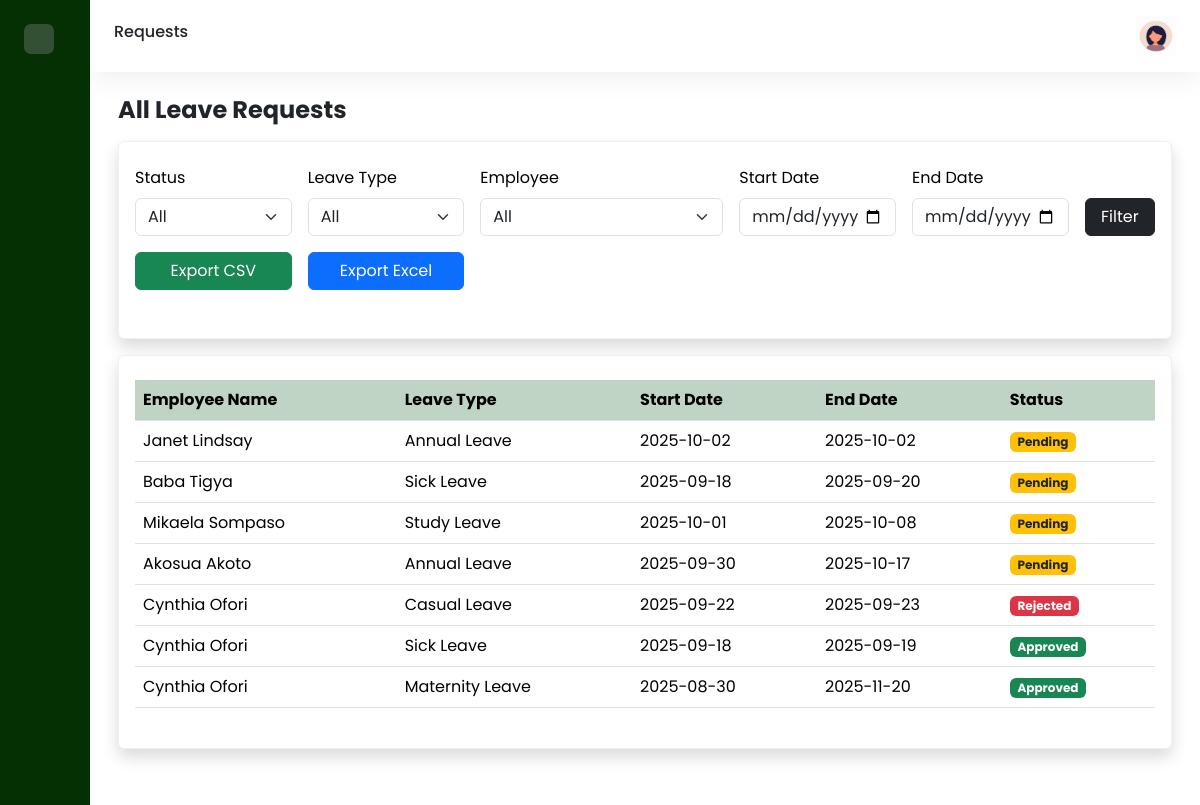
Page /admin/all.php (signed in) on the committed database.
### tables this page shows
CREATE TABLE `leave_request` (
  `request_id` int(11) NOT NULL,
  `employee_id` int(11) NOT NULL,
  `type_id` int(11) DEFAULT NULL,
  `start_date` date NOT NULL,
  `end_date` date NOT NULL,
  `leave_duration` int(11) NOT NULL,
  `reason` text DEFAULT NULL,
  `status` enum('pending','approved','rejected') NOT NULL DEFAULT 'pending',
  `request_date` timestamp NOT NULL DEFAULT current_timestamp(),
  `approved_by` int(11) DEFAULT NULL,
  `approved_on` timestamp NULL DEFAULT NULL,
  `manager_comments` text DEFAULT NULL
);

CREATE TABLE `employee` (
  `employee_id` int(11) NOT NULL,
  `first_name` varchar(100) NOT NULL,
  `last_name` varchar(100) NOT NULL,
  `email` varchar(255) NOT NULL,
  `hire_date` date NOT NULL,
  `department_id` int(11) NOT NULL,
  `gender` enum('Male','Female') NOT NULL,
  `manager_id` int(11) DEFAULT NULL,
  `username` varchar(100) NOT NULL,
  `password` varchar(100) NOT NULL,
  `role` enum('administrator','employee','manager','') NOT NULL DEFAULT 'employee',
  `mobile` int(30) NOT NULL
);

CREATE TABLE `leave_type` (
  `type_id` int(11) NOT NULL,
  `type_name` varchar(100) NOT NULL,
  `description` text DEFAULT NULL,
  `requires_approval` tinyint(1) NOT NULL DEFAULT 1,
  `default_accrualrate_perperiod` decimal(5,2) NOT NULL DEFAULT 0.00,
  `max_carryover_days` int(11) NOT NULL DEFAULT 0
);

### admin/all.php (the view, shortened to what this page needs)
<?php
$host = "localhost";
$db   = "leave_management";
$user = "root";
$pass = "";
$conn = new mysqli($host, $user, $pass, $db);
$query = "
    SELECT l.request_id, e.first_name, e.last_name, lt.type_name, l.start_date, l.end_date, l.status
    FROM leave_request l
    JOIN employee e ON l.employee_id = e.employee_id
    LEFT JOIN leave_type lt ON l.type_id = lt.type_id
    WHERE 1=1
";
$query .= " ORDER BY l.request_id DESC";
$leaves = $conn->query($query);
?>
<!DOCTYPE html>
<html>
    <head>
        <link href='https://cdn.boxicons.com/fonts/basic/boxicons.min.css' rel='stylesheet'>
        <link href="https://cdn.jsdelivr.net/npm/bootstrap@5.3.7/dist/css/bootstrap.min.css" rel="stylesheet"
>
        <link rel="stylesheet" href="../assets/css/dashboard.css">
    </head>
    <body>
        <div class="wrapper">
            <aside id="sidebar">
                <div class="d-flex justify-content-between p-4">
                    <button class="toggle-btn border-0" type="button">
                    </button>
                </div>
                <ul class="sidebar-nav">
                    <li class="sidebar-item">
                        <a href="../admin.php" class="sidebar-link">
                        </a>
                    </li>
                    <li class="sidebar-item">
                        <a href="#" class="sidebar-link collapsed has-dropdown"data-bs-toggle="collapse"
                        data-bs-target="#dept" aria-expanded="false" aria-controls="dept">
                        </a>
                    </li>
                    <li class="sidebar-item">
                        <a href="#" class="sidebar-link collapsed has-dropdown"data-bs-toggle="collapse"
                        data-bs-target="#leaves" aria-expanded="false" aria-controls="leaves">
                        </a>
                    </li>
                    <li class="sidebar-item">
                        <a href="#" class="sidebar-link collapsed has-dropdown"data-bs-toggle="collapse"
                        data-bs-target="#emp" aria-expanded="false" aria-controls="emp">
                        </a>
                    </li>
                    <li class="sidebar-item">
                        <a href="#" class="sidebar-link collapsed has-dropdown"data-bs-toggle="collapse"
                        data-bs-target="#manage" aria-expanded="false" aria-controls="manage">
                        </a>
                    </li>
                    <li class="sidebar-item">
                        <a href="report.php" class="sidebar-link">
                        </a>
                    </li>
                    <li class="sidebar-item">
                        <a href="settings.php" class="sidebar-link">
                        </a>
                    </li>
                </ul>
                <div class="sidebar-footer">
                    <a href="../logout.php" class="sidebar-link">
                    </a>
                </div>
            </aside>
            <div class="main">
                <nav class="navbar navbar-expand px-4 py-3">
                    <h6>Requests</h6>
                    <div class="navbar-collapse collapse">
                        <ul class="navbar-nav ms-auto">
                            <li class="nav-item dropdown">
                                <a href="#" data-bs-toggle="dropdown" class="nav-icon pe-md-0">
                                   <img src="../assets/img/avatar.jpeg" alt="" class="avatar img-fluid">
                                </a>
                            </li>
                        </ul>
                    </div>
                </nav>
                <main class="content px-3 py-4">
                    <div class="container-fluid">
                        <div class="mb-3">
                            <h2 class="fw-bold fs-4 mb-3">
                                All Leave Requests
                            </h2>
                            <div class="row">
                                <div class="col-12 ">
                                    <div class="card  shadow">
                                        <div class="card-body py-4">
                                            <form method="GET" class="row g-3 mb-4">
                                                <div class="col-md-2">
                                                    <label class="form-label">Status</label>
                                                    <select name="status" class="form-select">
                                                        <option value="">All</option>
                                                    </select>
                                                </div>
                                                <div class="col-md-2">
                                                    <label class="form-label">Leave Type</label>
                                                    <select name="type_id" class="form-select">
                                                        <option value="">All</option>
                                                    </select>
                                                </div>
                                                <div class="col-md-3">
                                                    <label class="form-label">Employee</label>
                                                    <select name="employee_id" class="form-select">
                                                        <option value="">All</option>
                                                    </select>
                                                </div>
                                                <div class="col-md-2">
                                                    <label class="form-label">Start Date</label>
                                                    <input type="date" name="start_date" class="form-control" value="<?= $_GET['start_date'] ?? '' ?>">
                                                </div>
                                                <div class="col-md-2">
                                                    <label class="form-label">End Date</label>
                                                    <input type="date" name="end_date" class="form-control" value="<?= $_GET['end_date'] ?? '' ?>">
                                                </div>
                                                <div class="col-md-1 d-flex align-items-end">
                                                    <button type="submit" class="btn btn-dark w-100">Filter</button>
                                                </div>
                                                <div class="col-md-2 d-flex align-items-end">
                                                    <button type="submit" name="export" value="csv" class="btn btn-success w-100">Export CSV</button>
                                                </div>
                                                <div class="col-md-2 d-flex align-items-end">
                                                    <button type="submit" name="export" value="excel" class="btn btn-primary w-100">Export Excel</button>
                                                </div>
                                            </form>
                                        </div>
                                    </div>
                                </div>
                            </div>
                            <div class="row">
                                <div class="col-12">
                                    <div class="card shadow">
                                        <div class="card-body py-4">
                                            <table class="table table-hover">
                                                <thead>
                                                    <tr class="highlight">
                                                        <th scope="col">Employee Name</th>
                                                        <th scope="col">Leave Type</th>
                                                        <th scope="col">Start Date</th>
                                                        <th scope="col">End Date</th>
                                                        <th scope="col">Status</th>
                                                    </tr>
                                                </thead>
                                                <tbody>
                                                    <?php while ($row = $leaves->fetch_assoc()): ?>
                                                        <tr>
                                                            <td><?= htmlspecialchars($row['first_name']." ".$row['last_name']); ?></td>
                                                            <td><?= $row['type_name'] ? htmlspecialchars($row['type_name']) : 'N/A'; ?></td>
                                                            <td><?= htmlspecialchars($row['start_date']); ?></td>
                                                            <td><?= htmlspecialchars($row['end_date']); ?></td>
                                                            <td>
                                                                <?php if ($row['status']=='approved'): ?>
                                                                    <span class="badge bg-success">Approved</span>
                                                                <?php elseif ($row['status']=='pending'): ?>
                                                                    <span class="badge bg-warning text-dark">Pending</span>
                                                                <?php else: ?>
                                                                    <span class="badge bg-danger">Rejected</span>
                                                                <?php endif; ?>
                                                            </td>
                                                        </tr>
                                                    <?php endwhile; ?>
                                                </tbody>
                                            </table>
                                        </div>
                                    </div>
                                </div>
                            </div>
                        </div>
                    </div>
                </main>
            </div>
        </div>
    </body>
</html>

### assets/css/dashboard.css (style rules this page uses)
body { font-family: 'Poppins', sans-serif; }
a { text-decoration: none; }
li { list-style: none; }
.wrapper { display: flex; }
.main { display: flex; flex-direction: column; min-height: 100vh; width: 100%; overflow: hidden; transition: all 0.25s ease-in-out; background-color: #FFF; }
#sidebar { width: 90px; min-width: 90px; transition: all 0.25s ease-in-out; background-color: #043004ff; display: flex; flex-direction: column; }
.toggle-btn { width: 30px; height: 30px; color: #FFF; border-radius: 0.425rem; font-size: 18px; display: flex; justify-content: center; align-items: center; background-color: #345034; }
.sidebar-nav { padding: 0.8rem; flex: 11 auto; z-index: 10; }
a.sidebar-link { padding: .625rem 1.125rem; color: #9db1a1; display: block; white-space: nowrap; font-weight: 700; border-left: 3px solid transparent; }
.sidebar-item { position: relative; }
.navbar { background-color: #FFF; box-shadow: 0 0 2rem 0 rgba(33, 37, 41, 0.1); }
.navbar-expand .navbar-collapse { min-width: 200px; }
.avatar { height: 40px; width: 40px; }
.card { background-color: #FFF; transition: 0.4s; cursor: pointer; color: #000; margin-bottom: 1rem; border-color: rgba(231, 234, 243, 0.7); }
.table>thead tr { color: #FFF; text-align: left; }
tr.highlight th { background-color: #c0d4c5; color: #000; }
.content { flex: 11 auto; }

### rows in the picture
leave_request: employee.last_name "Janet Lindsay", type.type_name "Annual Leave", start_date "2025-10-02", end_date "2025-10-02", status "Pending"
leave_request: employee.last_name "Baba Tigya", type.type_name "Sick Leave", start_date "2025-09-18", end_date "2025-09-20", status "Pending"
leave_request: employee.last_name "Mikaela Sompaso", type.type_name "Study Leave", start_date "2025-10-01", end_date "2025-10-08", status "Pending"
leave_request: employee.last_name "Akosua Akoto", type.type_name "Annual Leave", start_date "2025-09-30", end_date "2025-10-17", status "Pending"
leave_request: employee.last_name "Cynthia Ofori", type.type_name "Casual Leave", start_date "2025-09-22", end_date "2025-09-23", status "Rejected"
leave_request: employee.last_name "Cynthia Ofori", type.type_name "Sick Leave", start_date "2025-09-18", end_date "2025-09-19", status "Approved"
leave_request: employee.last_name "Cynthia Ofori", type.type_name "Maternity Leave", start_date "2025-08-30", end_date "2025-11-20", status "Approved"
